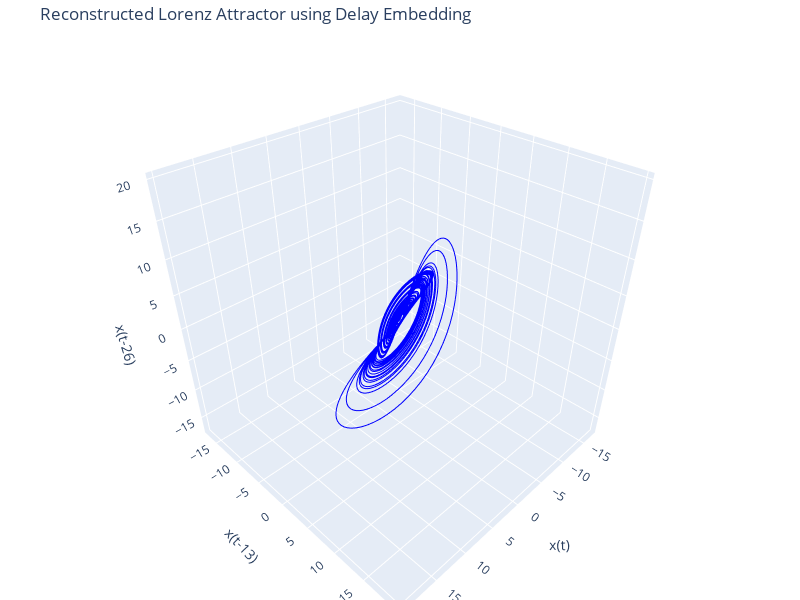

The cell this chart's notebook holds for it:
### Code cell
import numpy as np
import plotly.graph_objs as go
from scipy.integrate import solve_ivp

# Parameters for the Lorenz system
sigma = 10.0
rho = 28.0
beta = 8.0 / 3.0

# Lorenz system equations
def lorenz(t, state):
    x, y, z = state
    dxdt = sigma * (y - x)
    dydt = x * (rho - z) - y
    dzdt = x * y - beta * z
    return [dxdt, dydt, dzdt]

# Initial conditions and integration time
initial_state = [1.0, 1.0, 1.0]
t_span = (0, 49)  # Time interval
t_eval = np.linspace(t_span[0], t_span[1], 10000)  # Time points

# Solve the Lorenz system
sol = solve_ivp(lorenz, t_span, initial_state, t_eval=t_eval)

# Extract data
x = sol.y[0]  # Time series x(t)

# Choose delay and embedding dimension
tau = 13  # Delay in time steps (chosen number, can be experimented with)
embedding_dim = 3  # Embedding dimension

# Function to create delay vectors
# def delay_embedding(data, delay, dim):
#     n = len(data)
#     embedded_data = np.zeros((n - (dim - 1) * delay, dim))
#     for i in range(dim):
#         embedded_data[:, i] = data[i * delay:n - (dim - 1 - i) * delay]
#     return embedded_data

def delay_embedding(data, delay, dim):
    n = len(data)
    embedded_data = np.zeros((n - (dim - 1) * delay, dim))
    embedded_data[:, 0] = data[0:n - (dim - 1) * delay]
    embedded_data[:, 1] = data[delay:n - (dim - 1 - 1) * delay]
    embedded_data[:, 2] = data[2 * delay:n - (dim - 1 - 2) * delay]
    return embedded_data

# Create delay vectors
embedded_data = delay_embedding(x, tau, embedding_dim + 1)

# Create an interactive Plotly graph
fig = go.Figure(data=[go.Scatter3d(
    x=embedded_data[:, 0],
    y=embedded_data[:, 1],
    z=embedded_data[:, 2],
    mode='lines',
    line=dict(color='blue', width=2)
)])

# Configure the layout of the graph
fig.update_layout(
    title="Reconstructed Lorenz Attractor using Delay Embedding",
    scene=dict(
        xaxis_title='x(t)',
        yaxis_title=f'x(t-{tau})',
        zaxis_title=f'x(t-{2*tau})'
    ),
    width=800,
    height=600,
    margin=dict(l=0, r=0, b=0, t=40)
)

# Display the graph
fig.show()

### Figure 1 — Plotly figure (JSON) as saved in the notebook; plotly's stock layout.template omitted (floating-point values rounded to 4 significant figures; data arrays with more than 128 entries replaced by an {"elided": "..."} marker saying what was removed)
{"data": [{"line": {"color": "blue", "width": 2}, "mode": "lines", "type": "scatter3d", "x": {"elided": "9961 float values"}, "y": {"elided": "9961 float values"}, "z": {"elided": "9961 float values"}}], "layout": {"height": 600, "margin": {"b": 0, "l": 0, "r": 0, "t": 40}, "scene": {"xaxis": {"title": {"text": "x(t)"}}, "yaxis": {"title": {"text": "x(t-13)"}}, "zaxis": {"title": {"text": "x(t-26)"}}}, "title": {"text": "Reconstructed Lorenz Attractor using Delay Embedding"}, "width": 800}}
